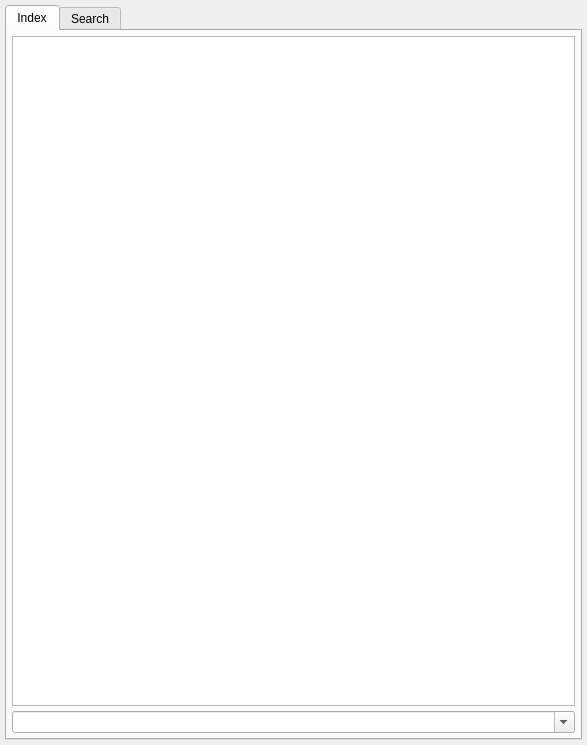
<?xml version="1.0" encoding="UTF-8"?>
<ui version="4.0">
 <class>MainWidget</class>
 <widget class="QWidget" name="MainWidget">
  <property name="geometry">
   <rect>
    <x>0</x>
    <y>0</y>
    <width>587</width>
    <height>745</height>
   </rect>
  </property>
  <property name="sizePolicy">
   <sizepolicy hsizetype="Preferred" vsizetype="Preferred">
    <horstretch>0</horstretch>
    <verstretch>0</verstretch>
   </sizepolicy>
  </property>
  <property name="windowTitle">
   <string notr="true">WordList</string>
  </property>
  <layout class="QHBoxLayout" name="horizontalLayout">
   <item>
    <widget class="QTabWidget" name="tabWidget">
     <property name="tabPosition">
      <enum>QTabWidget::North</enum>
     </property>
     <property name="tabShape">
      <enum>QTabWidget::Rounded</enum>
     </property>
     <property name="currentIndex">
      <number>0</number>
     </property>
     <widget class="QWidget" name="indexTab">
      <attribute name="title">
       <string>Index</string>
      </attribute>
      <layout class="QVBoxLayout" name="verticalLayout">
       <item>
        <widget class="QListView" name="indexList">
         <property name="autoScroll">
          <bool>true</bool>
         </property>
         <property name="editTriggers">
          <set>QAbstractItemView::NoEditTriggers</set>
         </property>
         <property name="showDropIndicator" stdset="0">
          <bool>false</bool>
         </property>
         <property name="alternatingRowColors">
          <bool>false</bool>
         </property>
         <property name="selectionBehavior">
          <enum>QAbstractItemView::SelectRows</enum>
         </property>
         <property name="selectionRectVisible">
          <bool>false</bool>
         </property>
        </widget>
       </item>
       <item>
        <widget class="QComboBox" name="indexCombo">
         <property name="autoFillBackground">
          <bool>false</bool>
         </property>
         <property name="editable">
          <bool>true</bool>
         </property>
         <property name="insertPolicy">
          <enum>QComboBox::InsertAtTop</enum>
         </property>
         <property name="frame">
          <bool>true</bool>
         </property>
        </widget>
       </item>
      </layout>
     </widget>
     <widget class="QWidget" name="searchTab">
      <attribute name="title">
       <string>Search</string>
      </attribute>
      <layout class="QVBoxLayout" name="verticalLayout_2">
       <item>
        <widget class="QTableView" name="searchTable">
         <property name="autoScroll">
          <bool>true</bool>
         </property>
         <property name="editTriggers">
          <set>QAbstractItemView::NoEditTriggers</set>
         </property>
         <property name="tabKeyNavigation">
          <bool>false</bool>
         </property>
         <property name="showDropIndicator" stdset="0">
          <bool>false</bool>
         </property>
         <property name="dragDropOverwriteMode">
          <bool>false</bool>
         </property>
         <property name="selectionMode">
          <enum>QAbstractItemView::SingleSelection</enum>
         </property>
         <property name="selectionBehavior">
          <enum>QAbstractItemView::SelectRows</enum>
         </property>
         <property name="horizontalScrollMode">
          <enum>QAbstractItemView::ScrollPerPixel</enum>
         </property>
         <property name="wordWrap">
          <bool>false</bool>
         </property>
         <property name="cornerButtonEnabled">
          <bool>false</bool>
         </property>
         <attribute name="horizontalHeaderVisible">
          <bool>false</bool>
         </attribute>
         <attribute name="horizontalHeaderHighlightSections">
          <bool>false</bool>
         </attribute>
         <attribute name="verticalHeaderVisible">
          <bool>false</bool>
         </attribute>
         <attribute name="verticalHeaderHighlightSections">
          <bool>false</bool>
         </attribute>
        </widget>
       </item>
       <item>
        <layout class="QHBoxLayout" name="horizontalLayout_2">
         <item>
          <widget class="QComboBox" name="searchCombo">
           <property name="editable">
            <bool>true</bool>
           </property>
           <property name="insertPolicy">
            <enum>QComboBox::InsertAtTop</enum>
           </property>
          </widget>
         </item>
         <item>
          <widget class="QCheckBox" name="rxCheck">
           <property name="sizePolicy">
            <sizepolicy hsizetype="Fixed" vsizetype="Fixed">
             <horstretch>0</horstretch>
             <verstretch>0</verstretch>
            </sizepolicy>
           </property>
           <property name="text">
            <string>RegExp</string>
           </property>
          </widget>
         </item>
         <item>
          <widget class="QToolButton" name="searchButton">
           <property name="text">
            <string/>
           </property>
           <property name="icon">
            <iconset resource="sandic.qrc">
             <normaloff>:/rc/magnifying_glass.png</normaloff>:/rc/magnifying_glass.png</iconset>
           </property>
           <property name="popupMode">
            <enum>QToolButton::DelayedPopup</enum>
           </property>
           <property name="arrowType">
            <enum>Qt::NoArrow</enum>
           </property>
          </widget>
         </item>
        </layout>
       </item>
      </layout>
     </widget>
    </widget>
   </item>
  </layout>
 </widget>
 <layoutdefault spacing="5" margin="5"/>
 <resources>
  <include location="sandic.qrc"/>
 </resources>
 <connections/>
 <designerdata>
  <property name="gridDeltaX">
   <number>5</number>
  </property>
  <property name="gridDeltaY">
   <number>5</number>
  </property>
  <property name="gridSnapX">
   <bool>true</bool>
  </property>
  <property name="gridSnapY">
   <bool>true</bool>
  </property>
  <property name="gridVisible">
   <bool>true</bool>
  </property>
 </designerdata>
</ui>
